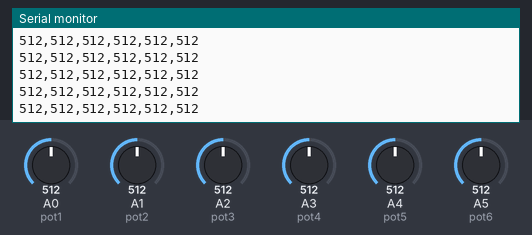
Simulated run of this sketch. Board: Arduino Uno, built with avr-gcc and run on an emulated ATmega328P. Shown: the last lines printed to the serial monitor. The test bench sets the inputs (shaded band); at power-on: A0 (pot1) = 512, A1 (pot2) = 512, A2 (pot3) = 512, A3 (pot4) = 512, A4 (pot5) = 512, A5 (pot6) = 512.

Above: at 1.2 s.
1.3 s: A0 (pot1) set to 109
At 2.0 s:
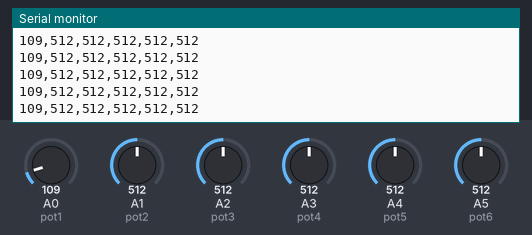
4.3 s: A0 (pot1) set to 92
At 5.3 s:
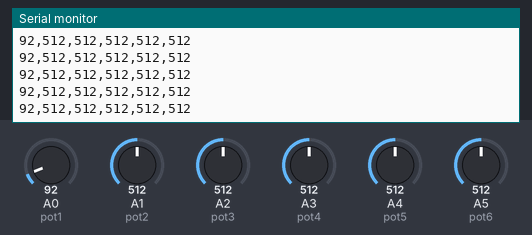
Timing chart, 0 to 7.3 s (numbered marks = the images above; inputs shaded):
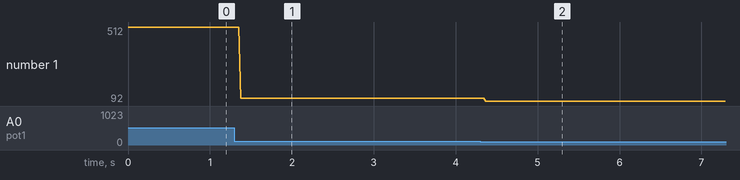

The sketch:

multiArduinoToProcessing.ino
```cpp
const int pot1 = A0;
const int pot2 = A1;
const int pot3 = A2;
const int pot4 = A3;
const int pot5 = A4;
const int pot6 = A5;

void setup(){
  Serial.begin(9600);
}

void loop(){
  Serial.print(analogRead(pot1));
  Serial.print(",");
  Serial.print(analogRead(pot2));
  Serial.print(",");
  Serial.print(analogRead(pot3));
  Serial.print(",");
  Serial.print(analogRead(pot4));
  Serial.print(",");
  Serial.print(analogRead(pot5));
  Serial.print(",");
  Serial.println(analogRead(pot6));
}
```

Measured:
- after the input at 1.3 s, the serial monitor: prints a new line after 0.08 s (image 1)
- after the input at 4.3 s, the serial monitor: prints a new line after 0.07 s (image 2)
- plotted number 1: 512 → 109 after the input at 1.3 s, 109 → 92 after the input at 4.3 s
